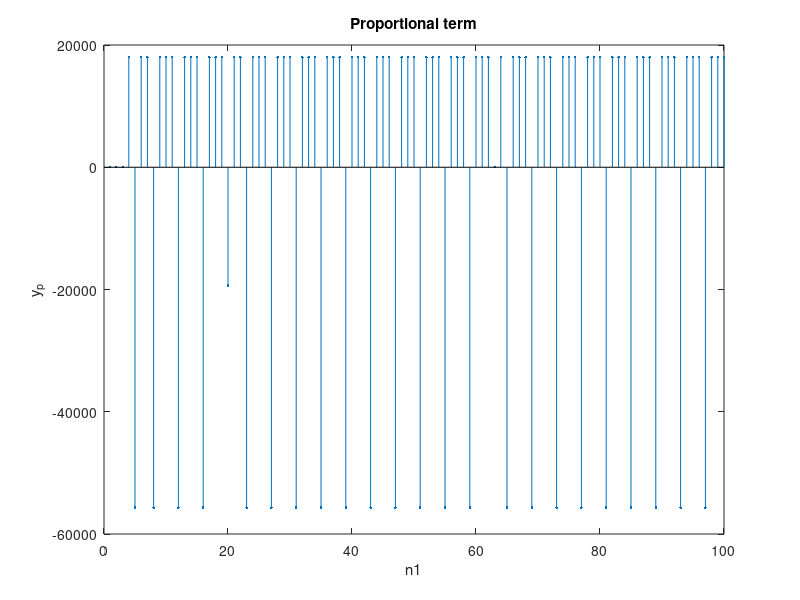
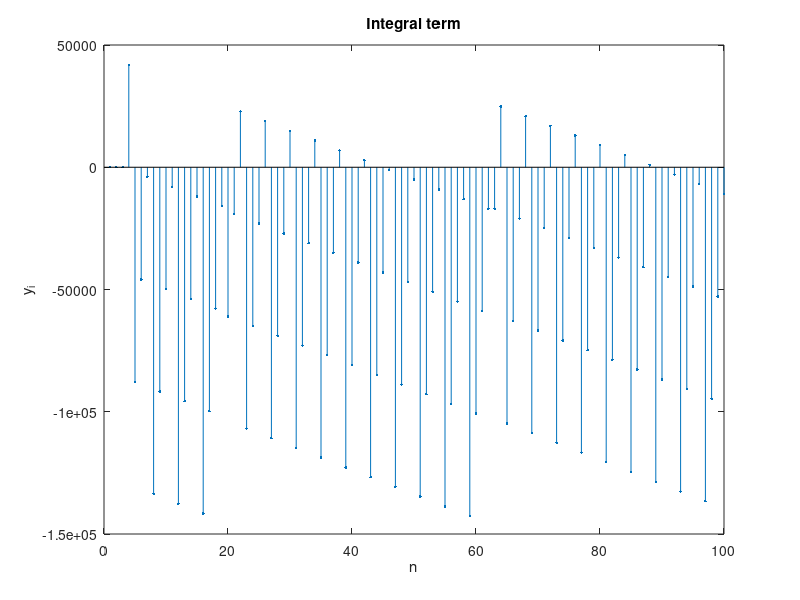
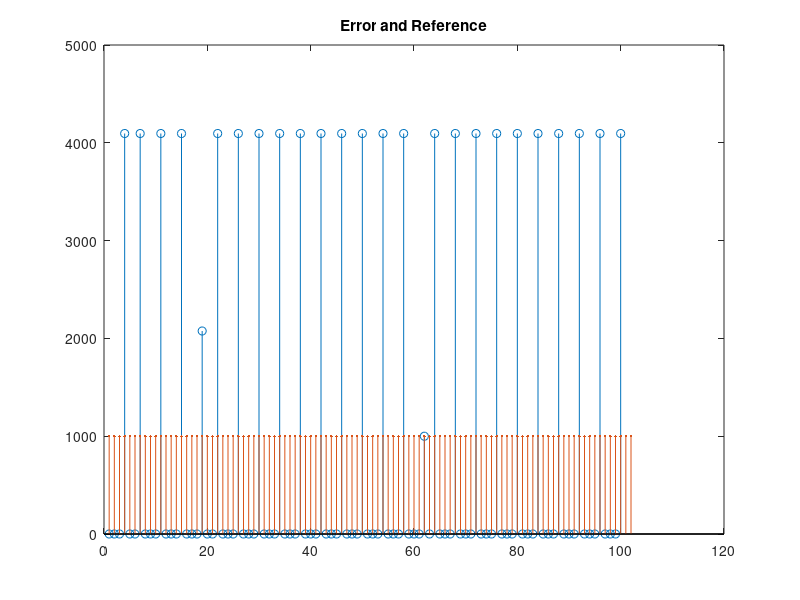

Here is the MATLAB script that generated these plots, in order:
clc; clear all; close all;

n = 1:1:100;
n2 = 1:1:101;
n1 = 1:1:102;


K_p = 17.9947607768602;
K_i = 41.8923134387203;
K_d = -0.685067684451754;
N = 3.3394404818866;

ref = 1000.*n1./n1;
y_p = linspace(0,0,100);
y_i = linspace(0,0,100);
y_d = linspace(0,0,100);
yda = linspace(0,0,100);
fb = linspace(0,0,100);
out = linspace(0,0,100);
e = linspace(0,0,100);
b=0;

for a= 2:99
    % Proportional
    y_p(a+1) = K_p * e(a);

    % Integral
    y_i(a+1) = (K_i *e(a)) + y_i(a);
    
    % Derivative
    y_d(a+1) = (((K_d *e(a))- yda(a-1)) * N);
    yda(a)= y_d(a+1) + yda(a-1);
    
    out(a)=  y_p(a+1) + y_i(a+1); %+ y_d(a+1);
    
    if out(a)>4095
        fb(a+1) = 4095;
    elseif out(a) < 0
        fb(a+1) = 0;
    else
        fb(a+1) = out(a);
    end
    e(a+1) = ref(a) - fb(a+1);
end
figure(1);
stem(n,y_p,'.');
xlabel('n1');
ylabel('y_p');
title('Proportional term');

figure(2);
stem(n,y_i,'.');
xlabel('n');
ylabel('y_i');
title('Integral term');

figure(3);
stem(n,y_d,'.');
xlabel('n');
ylabel('y_d');
title('Derivative term');
 
figure(5);
stem(n,yda,'.');
xlabel('n');
ylabel('y_d');

figure(4)
stem(n, fb);
%xlim([0 100]);
%ylim([-1200 1200]);
hold on
stem(n1, ref, '.');
hold off

title('Error and Reference');

pid()